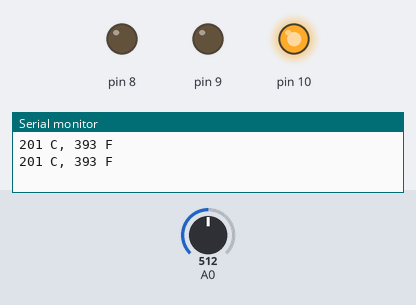
The sketch below on a simulated Arduino Uno, built with avr-gcc and run on an emulated ATmega328P. Parts: output pins drawn as LEDs (lit = HIGH), the last lines printed to the serial monitor. The test bench sets the inputs (shaded band); at power-on: A0 = 512.

Above: at 1.8 s.
1.9 s: A0 set to 171
3.4 s: A0 set to 154
At 5.1 s:
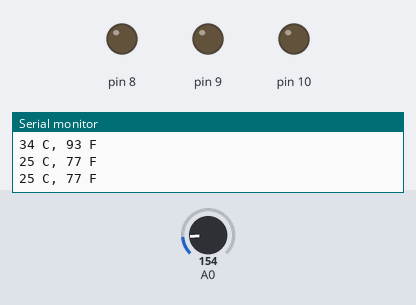
5.5 s: A0 set to 122
7.2 s: A0 set to 114
At 9.2 s:
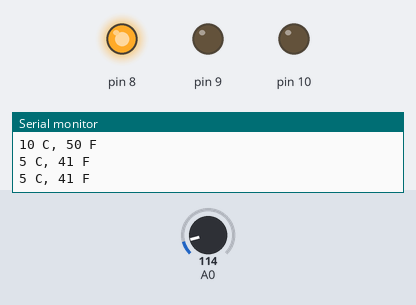
9.5 s: A0 set to 306
At 11.0 s:
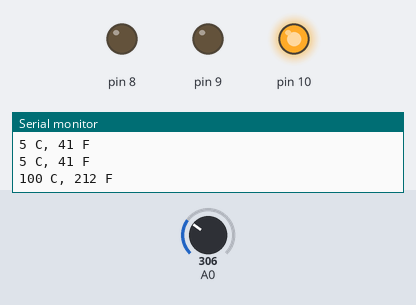
11.5 s: A0 set to 15
At 12.5 s:
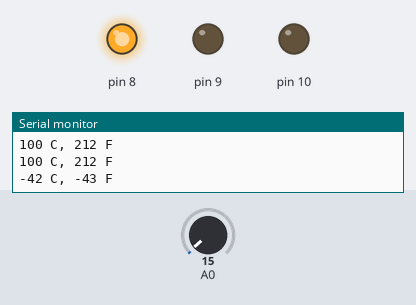
Timing chart, 0 to 14.5 s (numbered marks = the images above; inputs shaded):
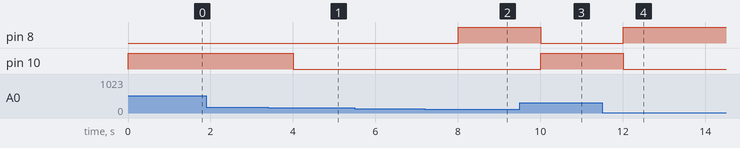

Measured:
- the behaviour switches between 155 and 154 on A0 (found by bisection; images 0 and 1)
- the behaviour switches between 122 and 121 on A0 (found by bisection; images 1 and 2)
- after the input at 3.4 s, pin 10: HIGH → LOW after 0.60 s
- after the input at 7.2 s, pin 8: LOW → HIGH after 0.80 s
- after the input at 9.5 s, pin 8: HIGH → LOW after 0.51 s; pin 10: LOW → HIGH after 0.51 s
- after the input at 11.5 s, pin 8: LOW → HIGH after 0.51 s; pin 10: HIGH → LOW after 0.51 s

The sketch:

sketch_sep24a.ino
```cpp
int celsius = 0;
int fahrenheit = 0;

void setup()
{
  pinMode(A0, INPUT);
  Serial.begin(9600);

  pinMode(8, OUTPUT);
  pinMode(9, OUTPUT);
  pinMode(10, OUTPUT);
}

void loop()
{

  celsius = map(((analogRead(A0) - 20) * 3.04), 0, 1023, -40, 125);
  fahrenheit = ((celsius * 9) / 5 + 32);

  Serial.print(celsius);
  Serial.print(" C, ");
  Serial.print(fahrenheit);
  Serial.println(" F");

  if (celsius<10){
    digitalWrite(8, HIGH);
  }
  else{
    digitalWrite(8, LOW);
  }

  if (celsius>10&&celsius<25){
    digitalWrite(9, HIGH);
  }
  else{
    digitalWrite(9, LOW);
  }

  if (celsius>25){
    digitalWrite(10, HIGH);
  }
  else{
    digitalWrite(10, LOW);
  }

  delay(1000);
}
```
